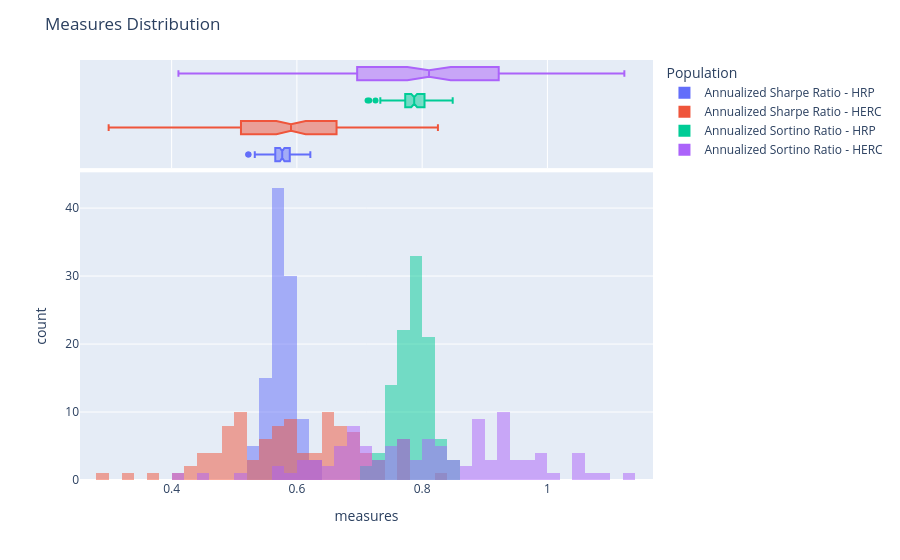

This figure's notebook cell:
### Code cell
fig = population.plot_distribution(
    measure_list=[
        RatioMeasure.ANNUALIZED_SHARPE_RATIO,
        RatioMeasure.ANNUALIZED_SORTINO_RATIO,
    ],
    tag_list=["HRP", "HERC"],
    n_bins=50,
)
show(fig)
